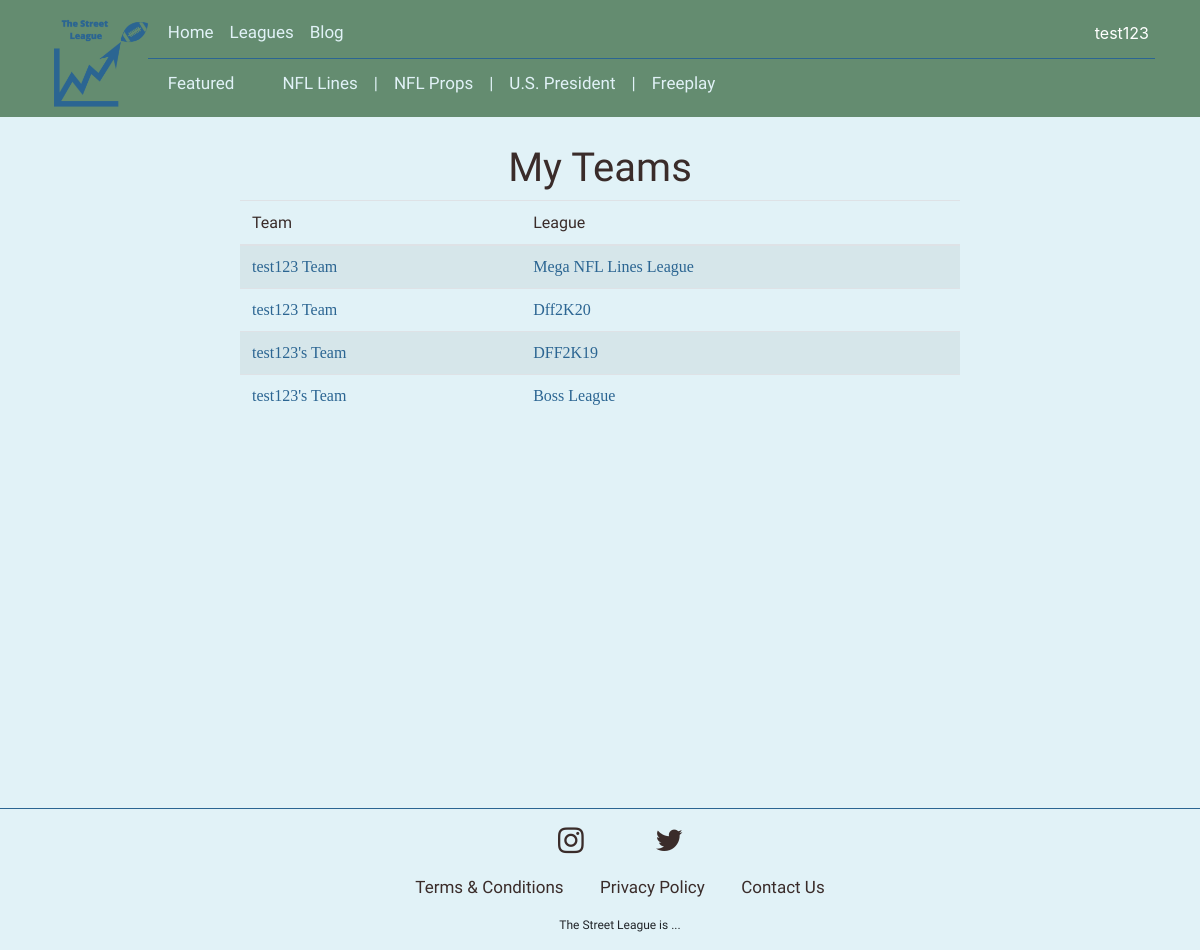
The app's page /profile/ (signed in), older data.
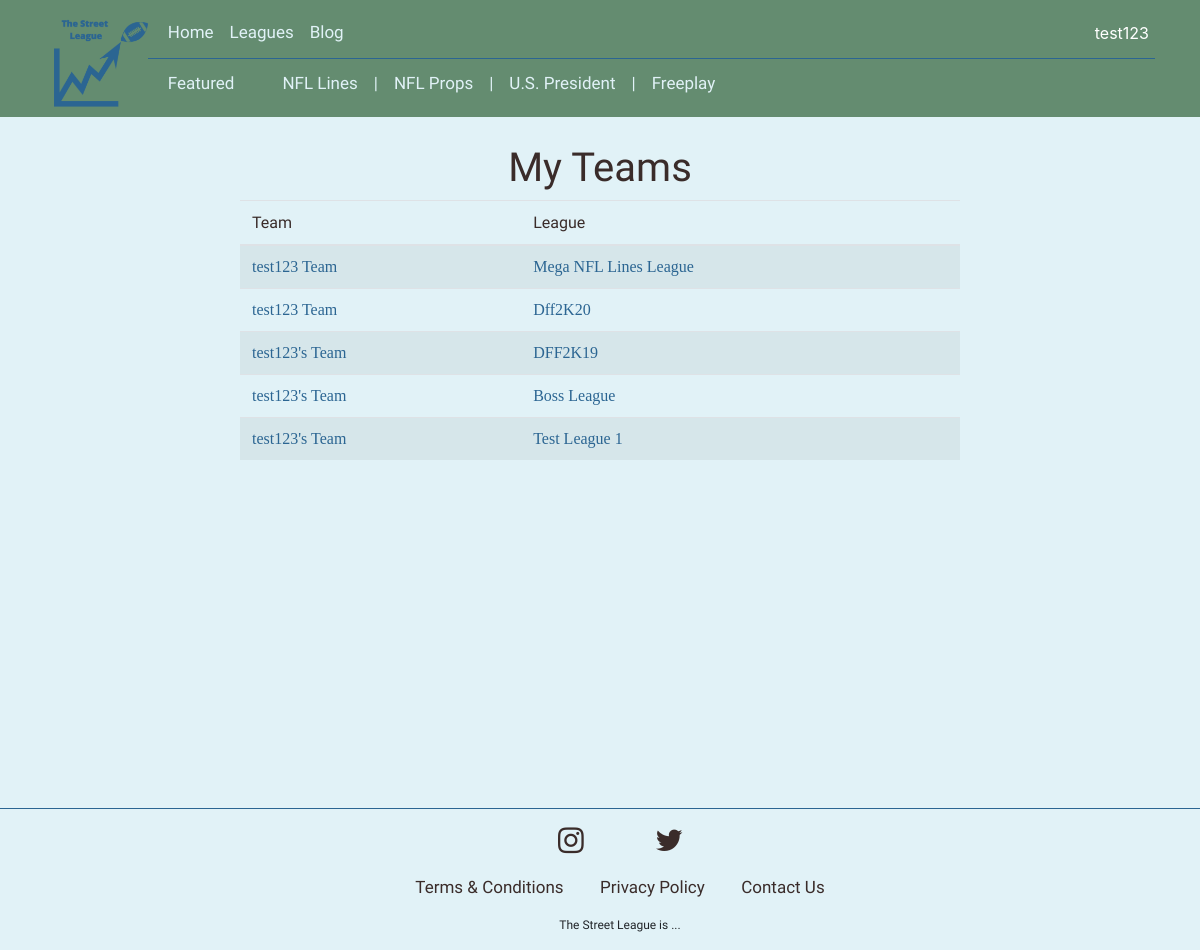
The same page, newer data.
### fantasyworld/models.py (models this page shows, shortened)
class Team(models.Model):
	user = models.ForeignKey(Profile, on_delete=models.CASCADE)
	league_session = models.ForeignKey(LeagueSession, on_delete=models.CASCADE)
	team_name = models.CharField(max_length=100, default = "Team")
	is_commissioner = models.BooleanField(default=False)
	budget = models.FloatField(default=100)

class League(models.Model):
	league_type = models.ForeignKey(LeagueType, on_delete=models.CASCADE)
	name = models.CharField(max_length = 100)
	is_public = models.BooleanField(default=False)
	league_password = models.CharField(max_length = 100, null=True, blank=True)
	def __str__(self):
		return self.name

### fantasyworld/views/user_views.py (the view)
# urls.py: path('profile/', views.profile_home,
def profile_home(request):
    user = request.user
    if user.is_authenticated:
        profile = get_or_create_profile(user)
        teams = Team.objects.filter(user=profile)
        team_league_dict = {}
        for team in teams:
            league = team.league_session.league
            team_league_dict[team] = league
        return render(request, 'fantasyworld/profile.html',
            context = {'team_league_dict': team_league_dict})
    else:
        return redirect('/login')

### fantasyworld/views/user_views.py (called while the page is built)
def get_or_create_profile(user):
    try:
        profile = Profile.objects.filter(user=user)[0]
    except IndexError:
        profile = Profile(user=user)
        profile.save()
    return profile

### fantasyworld/templates/fantasyworld/profile.html (shortened to what this page needs)
{% extends 'fantasyworld/bases/base.html' %}
{% block content %}
{% if team_league_dict %}
	<br>
	<h1> My Teams </h1>
	<table class="table table-striped" style="margin-top: 5px;">
		<thead>
			<tr>
				<th scope="col">Team</th>
				<th scope="col">League</th>
			</tr>
		</thead>
		<tbody>
			{% for team, league in team_league_dict.items %}
			<tr>
				<th> <a href = "{% url 'fantasyworld:team_home' team.id %}">{{team.team_name}} </th>
				<th> <a href = "{% url 'fantasyworld:league_home' team.league_session.league.id %}"> {{league}} </th>
			</tr>
			{% endfor %}
		</tbody>
		</table>
{% endif %}
{% endblock %}

Row changes from the older to the newer data that the page shows:
added Team: team_name "test123's Team", name "Test League 1"
